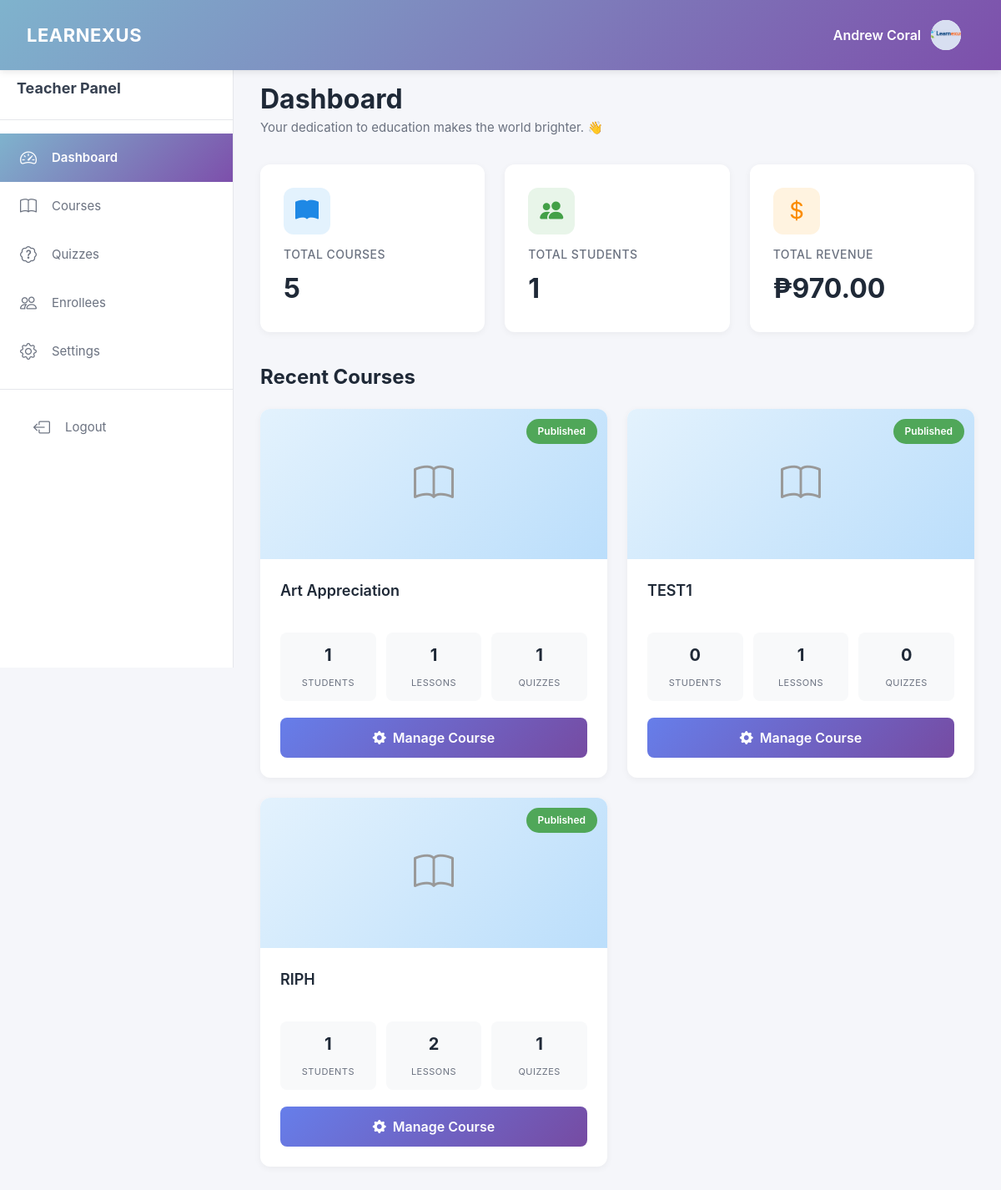
The app's page /teacher/dashboard.php (signed in), older data.
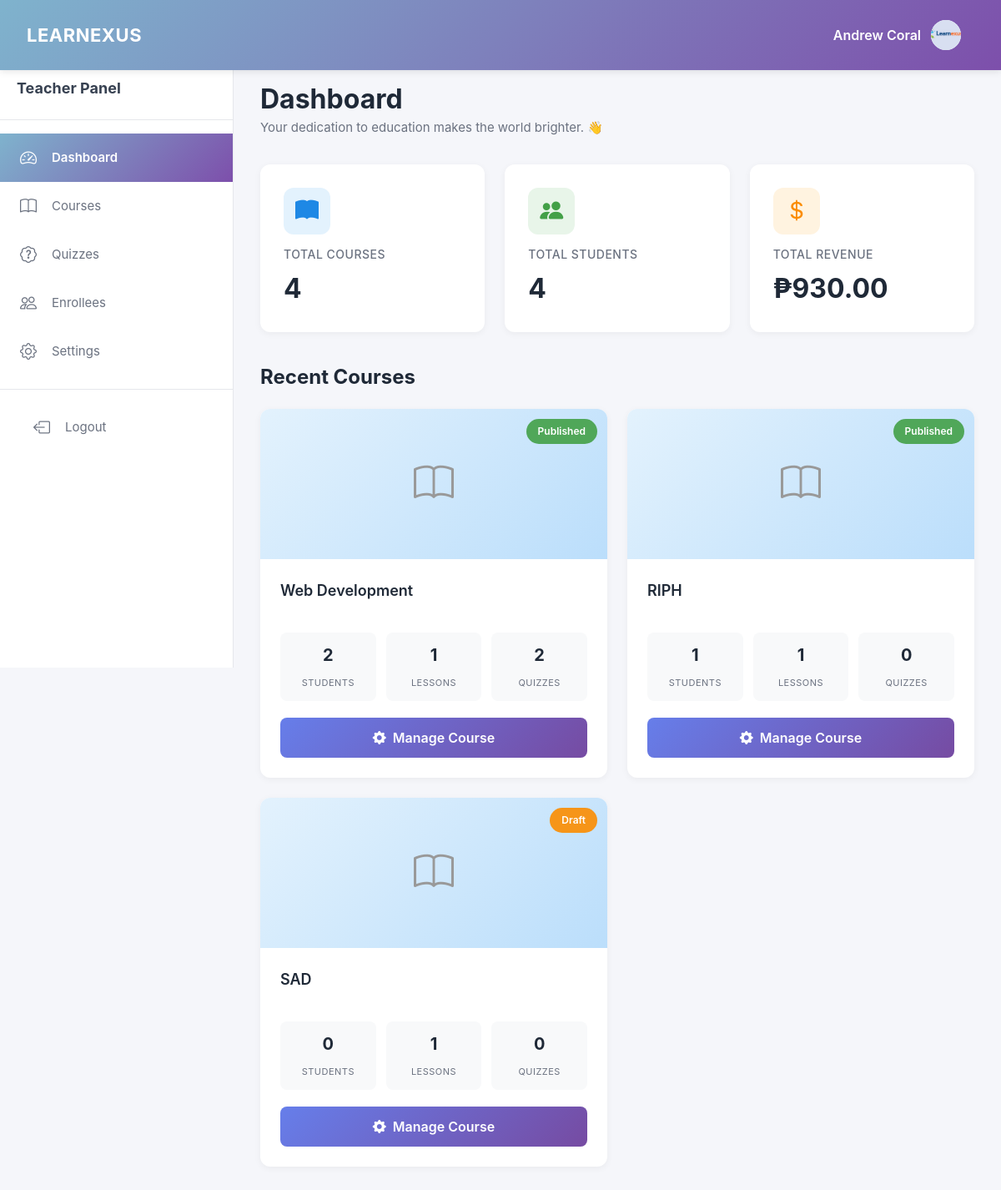
The same page, newer data.
### tables this page shows
CREATE TABLE `courses` (
  `courseID` int(11) NOT NULL,
  `teacherID` int(11) NOT NULL,
  `title` varchar(255) NOT NULL,
  `description` text DEFAULT NULL,
  `price` decimal(10,2) DEFAULT 0.00,
  `category` varchar(100) DEFAULT NULL,
  `status` enum('draft','published','archived') DEFAULT 'draft',
  `passingScore` int(11) DEFAULT 70,
  `createdAt` timestamp NOT NULL DEFAULT current_timestamp()
);

### teacher/dashboard.php (the view, shortened to what the changed rows need)
<?php
require_once '../database/db_connect.php';
$teacherID = $_SESSION['user_id'];
$stmt = $conn->prepare("SELECT COUNT(*) as count FROM courses WHERE teacherID = ?");
$stmt->execute([$teacherID]);
$totalCourses = $stmt->fetch()['count'];
$stmt = $conn->prepare("
    SELECT COUNT(DISTINCT e.userID) as count
    FROM enrollments e
    JOIN courses c ON e.courseID = c.courseID
    WHERE c.teacherID = ?
");
$stmt->execute([$teacherID]);
$totalStudents = $stmt->fetch()['count'];
$stmt = $conn->prepare("
    SELECT COALESCE(SUM(p.amount), 0) as total
    FROM payments p
    JOIN courses c ON p.courseID = c.courseID
    WHERE c.teacherID = ? AND p.status = 'completed'
");
$stmt->execute([$teacherID]);
$totalRevenue = $stmt->fetch()['total'];
$stmt = $conn->prepare("
    SELECT c.*,
           (SELECT COUNT(*) FROM enrollments WHERE courseID = c.courseID) as enrollmentCount,
           (SELECT COUNT(*) FROM lessons WHERE courseID = c.courseID) as lessonCount,
           (SELECT COUNT(*) FROM quizzes WHERE courseID = c.courseID) as quizCount
    FROM courses c
    WHERE c.teacherID = ?
    ORDER BY c.createdAt DESC
    LIMIT 3
");
$stmt->execute([$teacherID]);
$recentCourses = $stmt->fetchAll();
?>
<!DOCTYPE html>
<html lang="en">
<head>
    <link href="https://cdn.jsdelivr.net/npm/bootstrap@5.3.3/dist/css/bootstrap.min.css" rel="stylesheet">
    <link rel="stylesheet" href="https://cdn.jsdelivr.net/npm/bootstrap-icons@1.11.1/font/bootstrap-icons.css">
</head>
<body>
    <div class="main-content">
        <div class="page-header">
            <h1>Dashboard</h1>
        </div>
        <div class="stats-container">
            <div class="stat-card blue">
                <div class="icon">
                    <i class="bi bi-book-fill"></i>
                </div>
                <h3>Total Courses</h3>
                <div class="number"><?php echo $totalCourses; ?></div>
            </div>
            <div class="stat-card green">
                <div class="icon">
                    <i class="bi bi-people-fill"></i>
                </div>
                <h3>Total Students</h3>
                <div class="number"><?php echo $totalStudents; ?></div>
            </div>
            <div class="stat-card orange">
                <div class="icon">
                    <i class="bi bi-currency-dollar"></i>
                </div>
                <h3>Total Revenue</h3>
                <div class="number">₱<?php echo number_format($totalRevenue, 2); ?></div>
            </div>
        </div>
        <div class="section-header">
            <h2 class="section-title">Recent Courses</h2>
        </div>
        <div class="course-grid">
            <?php if (count($recentCourses) > 0): ?>
                <?php foreach ($recentCourses as $course): ?>
                    <div class="course-card">
                        <div class="course-image">
                            <span class="status-badge <?php echo strtolower($course['status']); ?>">
                                <?php echo ucfirst($course['status']); ?>
                            </span>
                            <i class="bi bi-book"></i>
                        </div>
                        <div class="course-body">
                            <div class="course-title"><?php echo htmlspecialchars($course['title']); ?></div>
                            <div class="course-stats">
                                <div class="course-stat">
                                    <span class="number"><?php echo $course['enrollmentCount']; ?></span>
                                    <span class="label">Students</span>
                                </div>
                                <div class="course-stat">
                                    <span class="number"><?php echo $course['lessonCount']; ?></span>
                                    <span class="label">Lessons</span>
                                </div>
                                <div class="course-stat">
                                    <span class="number"><?php echo $course['quizCount']; ?></span>
                                    <span class="label">Quizzes</span>
                                </div>
                            </div>
                            <button class="btn-manage" onclick="window.location.href='manage_course.php?id=<?php echo $course['courseID']; ?>'">
                                <i class="bi bi-gear-fill"></i>
                                Manage Course
                            </button>
                        </div>
                    </div>
                <?php endforeach; ?>
            <?php endif; ?>
        </div>
    </div>
</body>
</html>

Row changes from the older to the newer data that the page shows:
removed courses: status "Published", title "Art Appreciation", enrollmentCount "1", lessonCount "1", quizCount "1"
changed courses: title "TEST1" → "Web Development"; enrollmentCount "0" → "2"; quizCount "0" → "2"
changed courses "RIPH": lessonCount "2" → "1"; quizCount "1" → "0"
now on this page (row edited): courses: status "Draft", title "SAD", enrollmentCount "0", lessonCount "1", quizCount "0"
Text that changed along with them:
$totalCourses: "5" → "4"
$totalStudents: "1" → "4"
$totalRevenue: "970.00" → "930.00"
